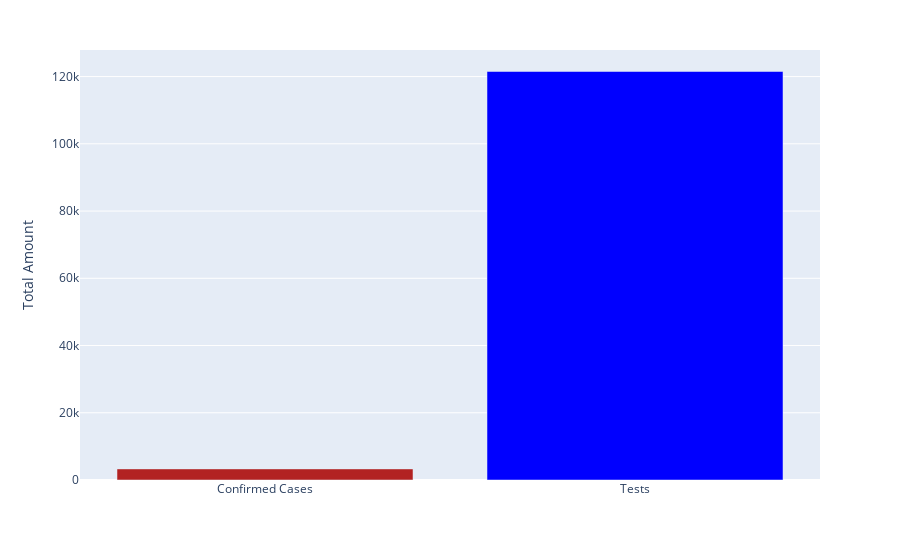

Notebook source saved alongside this figure:
### Code cell
fig_tot_tests_confirmed = go.Figure(data=[go.Bar(
    x=test_confirmed_totals['variable'],
    y=test_confirmed_totals['total'],
    marker_color=['firebrick','blue'], 
)])
fig_tot_tests_confirmed.update_layout(
    margin=dict(
        t=50), 
    xaxis=dict(fixedrange=True),
    yaxis=dict(fixedrange=True),
    hovermode='closest',
    yaxis_title="Total Amount",
)

fig_tot_tests_confirmed.data[0].hovertemplate = "%{y}"
fig_tot_tests_confirmed.data[0].hoverlabel.namelength = 0 # Hack to remove 'trace' label from showing 

fig_tot_tests_confirmed.show(config = dict(displayModeBar=False))
# print(fig)

### Figure 1 — Plotly figure (JSON) as saved in the notebook; plotly's stock layout.template omitted (floating-point values rounded to 4 significant figures)
{"data": [{"hoverlabel": {"namelength": 0}, "hovertemplate": "%{y}", "marker": {"color": ["firebrick", "blue"]}, "type": "bar", "x": ["Confirmed Cases", "Tests"], "y": ["3 300", "121 510"]}], "layout": {"hovermode": "closest", "margin": {"t": 50}, "xaxis": {"fixedrange": true}, "yaxis": {"fixedrange": true, "title": {"text": "Total Amount"}}}}
